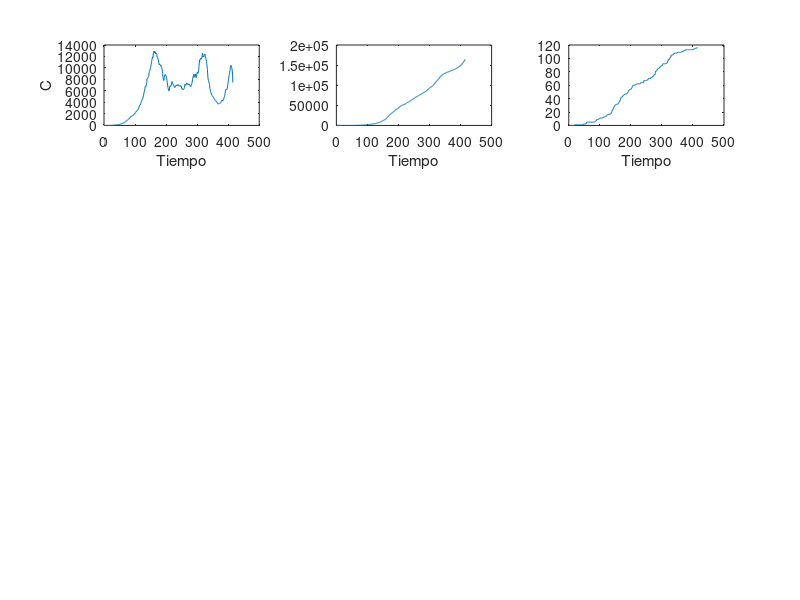

MATLAB code for this plot: (Note: this script raises an error after producing the figure.)
addpath(genpath(pwd));
load('G1.mat')
d = length(Casos);
len = 3;
ydata = zeros(len*3,d);
j = 1;
close all
figure
title("Datos reales")
Grupos = ["Children","Teenagers","Adults","Elders"];
for i = 1:4
    load(strcat('G', int2str(i), '.mat'));
    ydata(3*(i-1)+1,:) = Casos - Muertos - Recuperados;
    ydata(3*(i-1)+2,:) = Muertos; 
    ydata(3*(i-1)+3,:) = Recuperados; 

    subplot(4, 3, 3*(i-1)+1)
    plot(ydata(3*(i-1)+1,:))
    ylabel(Grupos(i))
    xlabel("Tiempo")
    subplot(4, 3, 3*(i-1)+2)
    plot(ydata(3*(i-1)+2,:))
    xlabel("Tiempo")
    subplot(4, 3, 3*(i-1)+3)
    plot(ydata(3*(i-1)+3,:))
    xlabel("Tiempo")
end

VarNames={'N_0','E^2_0','P_0','J_1','J_{L}','D','R_j','RJ_L'};

OutNames={'S_f','S_q','E_f','E_q','L_f','L_q','H_f','H_q','J','D',...
        'R','T','RJH','RJL','RJ','Tot','JH','JL','J_{~P}','J_{P}'};

ParNames={'\beta_L','\beta_T', '\beta_P', '\phi_{EP}',...
            '\lambda_{fq}', '\vartheta_E','\gamma_L', 'k_L',...
            'k_P', '\phi_T','\lambda_{qf}', '\psi_e', '\phi_{PH}',...
            '\delta','m','\eta_L', '\vartheta_P','\gamma_H', 'z',...
            '\phi_{PL}','\eta_\vartheta','nons','a_L','b_L',...
            'a_\mu','b_\mu','\mu','a_H','b_H','\nu','time'};

FullNames = [VarNames,ParNames];
  
model = 'ChimeraModel';

Range1 = [
    50372424 50372424;      % N_0
    0 2000;                 % E^2_0
    0 400;                  % P_0
    ydata(1,1) ydata(1,1);  % J_1
    0 0;                    % J_L
    ydata(2,1) ydata(2,1);  % D
    ydata(3,1) ydata(3,1);  % R_j
    0 0;                    % RJ_L
    ];

Range2=[
    0.7 0.9;    % beta_L
    0   1;      % beta_T          
    0.2 0.6;    % beta_P
    0	8;      % phi_{EP}
    0	1;      % lambda_{fq}
    0	1;      % vartheta_E
    0   1;      % gamma_L
    1   10;     % k_L
    1   1;      % k_P
    1	8;      % phi_T
    0	1;      % lambda_{qf}
    0	0;      % psi_e
    0	3;      % phi_{PH}
    0   0.15;   % delta
    0   0;      % Migration input
    0   1;      % eta_L
    0   1;      % vartheta_P
    0   1;      % gamma_H 
    0   30;     % z 
    0   3;      % phi_{PL}
    0   1;      % eta_vartheta
    0   0;      % nons
    1   15;     % a_L
    1   15;     % b_L
    1   15;     % a_mu
    1   15;     % b_mu
    0   1;      % mu
    1   15;     % a_H
    1   15;     % b_H
    0  500;     % nu
    41  41      % m
    ];

RangeT = [Range1; Range2];

nfac = size(RangeT,1);
bouts = [9,10,15];
outs = repmat(bouts, 1, 4);

for i = 1:length(outs)/3
    for j = 1:3
        outs((i - 1)*3 + j) = outs((i - 1)*3 + j) + ((i - 1)*20);
    end
end

RangeT = repmat(RangeT, 4, 1);

RangeT(1,:) = [7863825 7863825];
RangeT(1 + nfac,:) = [12439346 12439346];
RangeT(1 + nfac*2,:) = [25409667 25409667];
RangeT(1 + nfac*3,:) = [4662286 4662286];

%casos identificados, recuperados y fallecidos para cada grupo etario 
% Ninos
RangeT(4+nfac*0,:)=[ydata(1+len*0,1) ydata(1+len*0,1)];
RangeT(6+nfac*0,:)=[ydata(2+len*0,1) ydata(2+len*0,1)];
RangeT(7+nfac*0,:)=[ydata(3+len*0,1) ydata(3+len*0,1)];

% Jovenes
RangeT(4+nfac*1,:)=[ydata(1+len*1,1) ydata(1+len*1,1)];
RangeT(6+nfac*1,:)=[ydata(2+len*1,1) ydata(2+len*1,1)];
RangeT(7+nfac*1,:)=[ydata(3+len*1,1) ydata(3+len*1,1)];

% Adultos
RangeT(4+nfac*2,:)=[ydata(1+len*2,1) ydata(1+len*2,1)];
RangeT(6+nfac*2,:)=[ydata(2+len*2,1) ydata(2+len*2,1)];
RangeT(7+nfac*2,:)=[ydata(3+len*2,1) ydata(3+len*2,1)];

% Mayores
RangeT(4+nfac*3,:)=[ydata(1+len*3,1) ydata(1+len*3,1)];
RangeT(6+nfac*3,:)=[ydata(2+len*3,1) ydata(2+len*3,1)];
RangeT(7+nfac*3,:)=[ydata(3+len*3,1) ydata(3+len*3,1)];

domain=[0 d-1];
extra = struct();
extra.nmodels = 4;
extra.action = 1;

%Definir los nombres de variables y parametros
N = length(Grupos);


out_names_tot=[];
full_names_tot=[];

for i=1:N
    full_names_tot = [full_names_tot append(Grupos(i),' ',VarNames) append(Grupos(i),' ',ParNames)];
    out_names_tot = [out_names_tot append(Grupos(i),' ',OutNames)];
end


full_names_tot = cellstr(full_names_tot(:))';
out_names_tot = cellstr(out_names_tot(:))';

[T,~] = gsua_dataprep(model,RangeT,'domain',domain,'opt',extra,'out_names',...
    out_names_tot,'names',full_names_tot);

T.Properties.CustomProperties.output = outs;
xdata = 0:d - 1;
Solver = 'fmincon';
Opt = optimoptions('fmincon','UseParallel',false,'MaxFunctionEvaluations',300, ...
    'MaxIterations', 1000, 'Display','iter');

% N = 4;                    % Number of estimations
% Best = zeros(size(T,1),N);  % Matrix that saves factor's estimated values
% IpBest = Best;              % Matrix that saves optimization method initial point
% Residual = zeros(1,N);      % Vector that saves estimations cost function value
% ResBase = 12e-2;            % Pre-defined cost function value
% 
% ResTemp = 5e8;
% while ResTemp > ResBase
%     [T_est, ResTemp, IP] = gsua_pe(T,xdata,ydata,...
%         'solver',Solver,'N',1,'opt',Opt,'save',false);
% end

%Sort the estimated values according its cost function value
% [Residual, Idx] = sort(Residual);
% T.Est = Best(:, Idx);
% IpBest = IpBest(:,Idx);

% T.Est = T_est;
% 
% gsua_save(T)
% movefile("portable.mat", "Results/ColombiaResults/ColombiaEstimations.mat");
% save('Results/ColombiaResults/ColombiaEstimationsData.mat',...
%     'ydata','Residual','IpBest')

% T_est = load('T_est');
[T_est, ResTemp, IP] = gsua_pe(T,xdata,ydata,'solver',Solver,'N',1,'opt',Opt,'save',false);

figure
gsua_eval(T.Nominal, T, 1:length(ydata), ydata);
figure
gsua_eval(T.Range(:,1), T, 1:length(ydata), ydata);
figure
gsua_eval(T.Range(:,2), T, 1:length(ydata), ydata);
figure
gsua_eval(T_est.Estfmincon(:,end), T, 1:length(ydata), ydata);

% T_est = gsua_load(T);
% figure
% gsua_eval(T.Est,T_est,xdata,ydata);
